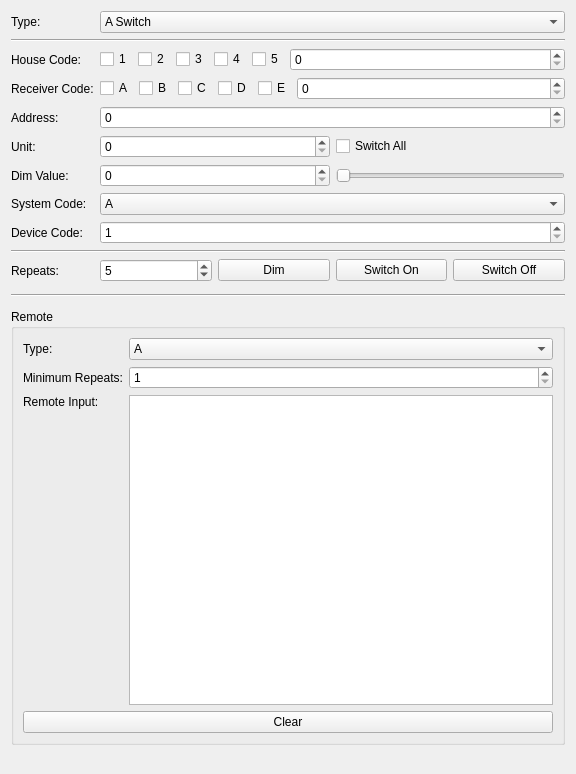
<?xml version="1.0" encoding="UTF-8"?>
<ui version="4.0">
 <class>RemoteSwitchV2</class>
 <widget class="QWidget" name="RemoteSwitchV2">
  <property name="geometry">
   <rect>
    <x>0</x>
    <y>0</y>
    <width>576</width>
    <height>774</height>
   </rect>
  </property>
  <property name="windowTitle">
   <string>Form</string>
  </property>
  <layout class="QGridLayout" name="gridLayout_2">
   <item row="3" column="0">
    <layout class="QHBoxLayout" name="horizontalLayout_25">
     <property name="bottomMargin">
      <number>0</number>
     </property>
     <item>
      <widget class="QLabel" name="label_house_code">
       <property name="text">
        <string>House Code:</string>
       </property>
      </widget>
     </item>
    </layout>
   </item>
   <item row="9" column="0">
    <layout class="QHBoxLayout" name="horizontalLayout_17">
     <item>
      <widget class="QLabel" name="label_system_code">
       <property name="text">
        <string>System Code:</string>
       </property>
      </widget>
     </item>
    </layout>
   </item>
   <item row="13" column="1">
    <layout class="QHBoxLayout" name="horizontalLayout_27">
     <property name="bottomMargin">
      <number>0</number>
     </property>
     <item>
      <widget class="QSpinBox" name="spinbox_repeats">
       <property name="sizePolicy">
        <sizepolicy hsizetype="Expanding" vsizetype="Fixed">
         <horstretch>0</horstretch>
         <verstretch>0</verstretch>
        </sizepolicy>
       </property>
       <property name="minimum">
        <number>1</number>
       </property>
       <property name="maximum">
        <number>255</number>
       </property>
       <property name="value">
        <number>5</number>
       </property>
      </widget>
     </item>
     <item>
      <widget class="QPushButton" name="button_dim">
       <property name="sizePolicy">
        <sizepolicy hsizetype="Expanding" vsizetype="Fixed">
         <horstretch>0</horstretch>
         <verstretch>0</verstretch>
        </sizepolicy>
       </property>
       <property name="text">
        <string>Dim</string>
       </property>
      </widget>
     </item>
     <item>
      <widget class="QPushButton" name="button_switch_on">
       <property name="sizePolicy">
        <sizepolicy hsizetype="Expanding" vsizetype="Fixed">
         <horstretch>0</horstretch>
         <verstretch>0</verstretch>
        </sizepolicy>
       </property>
       <property name="text">
        <string>Switch On</string>
       </property>
      </widget>
     </item>
     <item>
      <widget class="QPushButton" name="button_switch_off">
       <property name="sizePolicy">
        <sizepolicy hsizetype="Expanding" vsizetype="Fixed">
         <horstretch>0</horstretch>
         <verstretch>0</verstretch>
        </sizepolicy>
       </property>
       <property name="text">
        <string>Switch Off</string>
       </property>
      </widget>
     </item>
    </layout>
   </item>
   <item row="8" column="0">
    <layout class="QHBoxLayout" name="horizontalLayout_14">
     <item>
      <widget class="QLabel" name="label_dim">
       <property name="text">
        <string>Dim Value:</string>
       </property>
      </widget>
     </item>
    </layout>
   </item>
   <item row="14" column="1">
    <widget class="QWidget" name="widget_address" native="true">
     <layout class="QHBoxLayout" name="horizontalLayout_5">
      <property name="spacing">
       <number>0</number>
      </property>
      <property name="margin">
       <number>0</number>
      </property>
     </layout>
    </widget>
   </item>
   <item row="16" column="1">
    <widget class="QWidget" name="widget_unit" native="true">
     <layout class="QHBoxLayout" name="horizontalLayout_6">
      <property name="spacing">
       <number>0</number>
      </property>
      <property name="margin">
       <number>0</number>
      </property>
     </layout>
    </widget>
   </item>
   <item row="20" column="1">
    <widget class="QWidget" name="widget_dim_value" native="true">
     <layout class="QHBoxLayout" name="horizontalLayout_11">
      <property name="spacing">
       <number>0</number>
      </property>
      <property name="margin">
       <number>0</number>
      </property>
     </layout>
    </widget>
   </item>
   <item row="0" column="1">
    <layout class="QHBoxLayout" name="horizontalLayout_8">
     <item>
      <widget class="QComboBox" name="combo_type">
       <property name="sizePolicy">
        <sizepolicy hsizetype="Expanding" vsizetype="Fixed">
         <horstretch>0</horstretch>
         <verstretch>0</verstretch>
        </sizepolicy>
       </property>
       <item>
        <property name="text">
         <string>A Switch</string>
        </property>
       </item>
       <item>
        <property name="text">
         <string>B Switch</string>
        </property>
       </item>
       <item>
        <property name="text">
         <string>B Dimmer</string>
        </property>
       </item>
       <item>
        <property name="text">
         <string>C Switch</string>
        </property>
       </item>
      </widget>
     </item>
    </layout>
   </item>
   <item row="21" column="1">
    <widget class="QWidget" name="widget_system_code" native="true">
     <layout class="QHBoxLayout" name="horizontalLayout_9">
      <property name="margin">
       <number>0</number>
      </property>
     </layout>
    </widget>
   </item>
   <item row="22" column="1">
    <widget class="QWidget" name="widget_device_code" native="true">
     <layout class="QHBoxLayout" name="horizontalLayout_13">
      <property name="margin">
       <number>0</number>
      </property>
     </layout>
    </widget>
   </item>
   <item row="0" column="0">
    <layout class="QHBoxLayout" name="horizontalLayout">
     <property name="rightMargin">
      <number>0</number>
     </property>
     <item>
      <widget class="QLabel" name="label_14">
       <property name="text">
        <string>Type:</string>
       </property>
      </widget>
     </item>
    </layout>
   </item>
   <item row="2" column="0" colspan="2">
    <widget class="Line" name="line_2">
     <property name="orientation">
      <enum>Qt::Horizontal</enum>
     </property>
    </widget>
   </item>
   <item row="5" column="0">
    <layout class="QHBoxLayout" name="horizontalLayout_15">
     <item>
      <widget class="QLabel" name="label_address">
       <property name="text">
        <string>Address:</string>
       </property>
      </widget>
     </item>
    </layout>
   </item>
   <item row="5" column="1">
    <layout class="QHBoxLayout" name="horizontalLayout_2">
     <property name="bottomMargin">
      <number>0</number>
     </property>
     <item>
      <widget class="QSpinBox" name="spinbox_address">
       <property name="sizePolicy">
        <sizepolicy hsizetype="Expanding" vsizetype="Fixed">
         <horstretch>0</horstretch>
         <verstretch>0</verstretch>
        </sizepolicy>
       </property>
       <property name="maximum">
        <number>67108863</number>
       </property>
      </widget>
     </item>
    </layout>
   </item>
   <item row="10" column="0">
    <layout class="QHBoxLayout" name="horizontalLayout_19">
     <property name="bottomMargin">
      <number>0</number>
     </property>
     <item>
      <widget class="QLabel" name="label_device_code">
       <property name="text">
        <string>Device Code:</string>
       </property>
      </widget>
     </item>
    </layout>
   </item>
   <item row="8" column="1">
    <layout class="QHBoxLayout" name="horizontalLayout_20">
     <item>
      <widget class="QSpinBox" name="spinbox_dim_value">
       <property name="sizePolicy">
        <sizepolicy hsizetype="Expanding" vsizetype="Fixed">
         <horstretch>0</horstretch>
         <verstretch>0</verstretch>
        </sizepolicy>
       </property>
       <property name="maximum">
        <number>15</number>
       </property>
      </widget>
     </item>
     <item>
      <widget class="QSlider" name="slider_dim_value">
       <property name="sizePolicy">
        <sizepolicy hsizetype="Expanding" vsizetype="Fixed">
         <horstretch>0</horstretch>
         <verstretch>0</verstretch>
        </sizepolicy>
       </property>
       <property name="maximum">
        <number>15</number>
       </property>
       <property name="orientation">
        <enum>Qt::Horizontal</enum>
       </property>
      </widget>
     </item>
    </layout>
   </item>
   <item row="12" column="0" colspan="2">
    <widget class="Line" name="line_4">
     <property name="orientation">
      <enum>Qt::Horizontal</enum>
     </property>
    </widget>
   </item>
   <item row="7" column="1">
    <layout class="QHBoxLayout" name="horizontalLayout_10">
     <item>
      <widget class="QSpinBox" name="spinbox_unit">
       <property name="sizePolicy">
        <sizepolicy hsizetype="Expanding" vsizetype="Fixed">
         <horstretch>0</horstretch>
         <verstretch>0</verstretch>
        </sizepolicy>
       </property>
       <property name="maximum">
        <number>15</number>
       </property>
      </widget>
     </item>
     <item>
      <widget class="QCheckBox" name="checkbox_switchall">
       <property name="sizePolicy">
        <sizepolicy hsizetype="Expanding" vsizetype="Fixed">
         <horstretch>0</horstretch>
         <verstretch>0</verstretch>
        </sizepolicy>
       </property>
       <property name="text">
        <string>Switch All</string>
       </property>
      </widget>
     </item>
    </layout>
   </item>
   <item row="7" column="0">
    <layout class="QHBoxLayout" name="horizontalLayout_7">
     <item>
      <widget class="QLabel" name="label_unit">
       <property name="text">
        <string>Unit:</string>
       </property>
      </widget>
     </item>
    </layout>
   </item>
   <item row="10" column="1">
    <layout class="QHBoxLayout" name="horizontalLayout_21">
     <item>
      <widget class="QSpinBox" name="spinbox_device_code">
       <property name="sizePolicy">
        <sizepolicy hsizetype="Expanding" vsizetype="Fixed">
         <horstretch>0</horstretch>
         <verstretch>0</verstretch>
        </sizepolicy>
       </property>
       <property name="minimum">
        <number>1</number>
       </property>
       <property name="maximum">
        <number>16</number>
       </property>
      </widget>
     </item>
    </layout>
   </item>
   <item row="9" column="1">
    <layout class="QHBoxLayout" name="horizontalLayout_18">
     <property name="bottomMargin">
      <number>0</number>
     </property>
     <item>
      <widget class="QComboBox" name="combo_system_code">
       <property name="sizePolicy">
        <sizepolicy hsizetype="Expanding" vsizetype="Fixed">
         <horstretch>0</horstretch>
         <verstretch>0</verstretch>
        </sizepolicy>
       </property>
       <item>
        <property name="text">
         <string>A</string>
        </property>
       </item>
       <item>
        <property name="text">
         <string>B</string>
        </property>
       </item>
       <item>
        <property name="text">
         <string>C</string>
        </property>
       </item>
       <item>
        <property name="text">
         <string>D</string>
        </property>
       </item>
       <item>
        <property name="text">
         <string>E</string>
        </property>
       </item>
       <item>
        <property name="text">
         <string>F</string>
        </property>
       </item>
       <item>
        <property name="text">
         <string>G</string>
        </property>
       </item>
       <item>
        <property name="text">
         <string>H</string>
        </property>
       </item>
       <item>
        <property name="text">
         <string>I</string>
        </property>
       </item>
       <item>
        <property name="text">
         <string>J</string>
        </property>
       </item>
       <item>
        <property name="text">
         <string>K</string>
        </property>
       </item>
       <item>
        <property name="text">
         <string>L</string>
        </property>
       </item>
       <item>
        <property name="text">
         <string>M</string>
        </property>
       </item>
       <item>
        <property name="text">
         <string>N</string>
        </property>
       </item>
       <item>
        <property name="text">
         <string>O</string>
        </property>
       </item>
       <item>
        <property name="text">
         <string>P</string>
        </property>
       </item>
      </widget>
     </item>
    </layout>
   </item>
   <item row="18" column="0" colspan="2">
    <layout class="QVBoxLayout" name="verticalLayout">
     <property name="bottomMargin">
      <number>0</number>
     </property>
     <item>
      <widget class="QGroupBox" name="groupbox_remote">
       <property name="title">
        <string>Remote</string>
       </property>
       <layout class="QGridLayout" name="gridLayout">
        <item row="0" column="0">
         <widget class="QLabel" name="label_remote_type">
          <property name="text">
           <string>Type:</string>
          </property>
         </widget>
        </item>
        <item row="0" column="1">
         <widget class="QComboBox" name="combo_remote_type">
          <property name="sizePolicy">
           <sizepolicy hsizetype="Expanding" vsizetype="Fixed">
            <horstretch>0</horstretch>
            <verstretch>0</verstretch>
           </sizepolicy>
          </property>
          <item>
           <property name="text">
            <string>A</string>
           </property>
          </item>
          <item>
           <property name="text">
            <string>B</string>
           </property>
          </item>
          <item>
           <property name="text">
            <string>C</string>
           </property>
          </item>
         </widget>
        </item>
        <item row="1" column="0">
         <widget class="QLabel" name="label_remote_minimum_repeats">
          <property name="text">
           <string>Minimum Repeats:</string>
          </property>
         </widget>
        </item>
        <item row="1" column="1">
         <widget class="QSpinBox" name="spinbox_remote_minimum_repeats">
          <property name="sizePolicy">
           <sizepolicy hsizetype="Expanding" vsizetype="Fixed">
            <horstretch>0</horstretch>
            <verstretch>0</verstretch>
           </sizepolicy>
          </property>
          <property name="minimum">
           <number>1</number>
          </property>
          <property name="maximum">
           <number>65535</number>
          </property>
         </widget>
        </item>
        <item row="2" column="0">
         <widget class="QLabel" name="label_remote_input">
          <property name="text">
           <string>Remote Input:</string>
          </property>
          <property name="alignment">
           <set>Qt::AlignLeading|Qt::AlignLeft|Qt::AlignTop</set>
          </property>
         </widget>
        </item>
        <item row="2" column="1">
         <widget class="QPlainTextEdit" name="plaintextedit_remote_input">
          <property name="sizePolicy">
           <sizepolicy hsizetype="Expanding" vsizetype="Expanding">
            <horstretch>0</horstretch>
            <verstretch>0</verstretch>
           </sizepolicy>
          </property>
          <property name="undoRedoEnabled">
           <bool>false</bool>
          </property>
          <property name="readOnly">
           <bool>true</bool>
          </property>
          <property name="textInteractionFlags">
           <set>Qt::TextSelectableByKeyboard|Qt::TextSelectableByMouse</set>
          </property>
         </widget>
        </item>
        <item row="3" column="0" colspan="2">
         <widget class="QPushButton" name="button_remote_input_clear">
          <property name="text">
           <string>Clear</string>
          </property>
         </widget>
        </item>
       </layout>
      </widget>
     </item>
    </layout>
   </item>
   <item row="3" column="1">
    <layout class="QHBoxLayout" name="horizontalLayout_29">
     <item>
      <widget class="QCheckBox" name="h_check_a">
       <property name="sizePolicy">
        <sizepolicy hsizetype="Minimum" vsizetype="Fixed">
         <horstretch>0</horstretch>
         <verstretch>0</verstretch>
        </sizepolicy>
       </property>
       <property name="text">
        <string>1</string>
       </property>
      </widget>
     </item>
     <item>
      <widget class="QCheckBox" name="h_check_b">
       <property name="sizePolicy">
        <sizepolicy hsizetype="Minimum" vsizetype="Fixed">
         <horstretch>0</horstretch>
         <verstretch>0</verstretch>
        </sizepolicy>
       </property>
       <property name="text">
        <string>2</string>
       </property>
      </widget>
     </item>
     <item>
      <widget class="QCheckBox" name="h_check_c">
       <property name="sizePolicy">
        <sizepolicy hsizetype="Minimum" vsizetype="Fixed">
         <horstretch>0</horstretch>
         <verstretch>0</verstretch>
        </sizepolicy>
       </property>
       <property name="text">
        <string>3</string>
       </property>
      </widget>
     </item>
     <item>
      <widget class="QCheckBox" name="h_check_d">
       <property name="sizePolicy">
        <sizepolicy hsizetype="Minimum" vsizetype="Fixed">
         <horstretch>0</horstretch>
         <verstretch>0</verstretch>
        </sizepolicy>
       </property>
       <property name="text">
        <string>4</string>
       </property>
      </widget>
     </item>
     <item>
      <widget class="QCheckBox" name="h_check_e">
       <property name="sizePolicy">
        <sizepolicy hsizetype="Minimum" vsizetype="Fixed">
         <horstretch>0</horstretch>
         <verstretch>0</verstretch>
        </sizepolicy>
       </property>
       <property name="text">
        <string>5</string>
       </property>
      </widget>
     </item>
     <item>
      <widget class="QSpinBox" name="spinbox_house">
       <property name="sizePolicy">
        <sizepolicy hsizetype="Expanding" vsizetype="Fixed">
         <horstretch>0</horstretch>
         <verstretch>0</verstretch>
        </sizepolicy>
       </property>
      </widget>
     </item>
    </layout>
   </item>
   <item row="4" column="1">
    <layout class="QHBoxLayout" name="horizontalLayout_24">
     <property name="bottomMargin">
      <number>0</number>
     </property>
     <item>
      <widget class="QCheckBox" name="r_check_a">
       <property name="text">
        <string>A</string>
       </property>
      </widget>
     </item>
     <item>
      <widget class="QCheckBox" name="r_check_b">
       <property name="text">
        <string>B</string>
       </property>
      </widget>
     </item>
     <item>
      <widget class="QCheckBox" name="r_check_c">
       <property name="text">
        <string>C</string>
       </property>
      </widget>
     </item>
     <item>
      <widget class="QCheckBox" name="r_check_d">
       <property name="text">
        <string>D</string>
       </property>
      </widget>
     </item>
     <item>
      <widget class="QCheckBox" name="r_check_e">
       <property name="text">
        <string>E</string>
       </property>
      </widget>
     </item>
     <item>
      <widget class="QSpinBox" name="spinbox_receiver">
       <property name="sizePolicy">
        <sizepolicy hsizetype="Expanding" vsizetype="Fixed">
         <horstretch>0</horstretch>
         <verstretch>0</verstretch>
        </sizepolicy>
       </property>
       <property name="maximum">
        <number>31</number>
       </property>
      </widget>
     </item>
    </layout>
   </item>
   <item row="4" column="0">
    <layout class="QHBoxLayout" name="horizontalLayout_4">
     <property name="bottomMargin">
      <number>0</number>
     </property>
     <item>
      <widget class="QLabel" name="label_receiver_code">
       <property name="text">
        <string>Receiver Code:</string>
       </property>
      </widget>
     </item>
    </layout>
   </item>
   <item row="13" column="0">
    <layout class="QHBoxLayout" name="horizontalLayout_26">
     <item>
      <widget class="QLabel" name="label_repeats">
       <property name="text">
        <string>Repeats:</string>
       </property>
      </widget>
     </item>
    </layout>
   </item>
   <item row="15" column="0" colspan="2">
    <widget class="Line" name="line_3">
     <property name="orientation">
      <enum>Qt::Horizontal</enum>
     </property>
    </widget>
   </item>
  </layout>
 </widget>
 <resources/>
 <connections/>
</ui>
